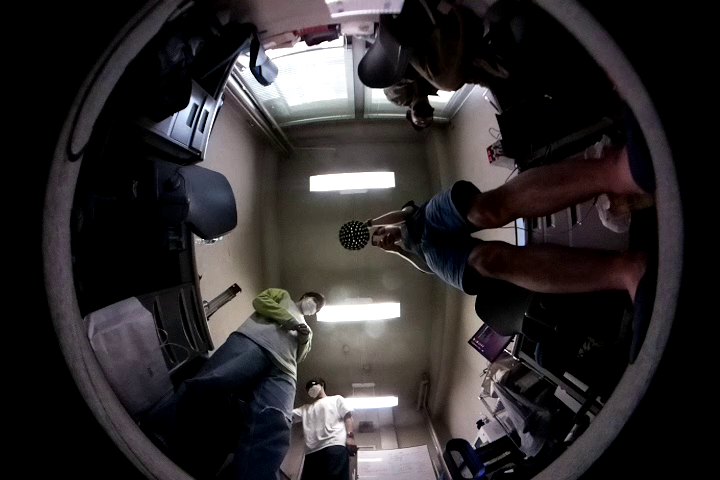
#> input picture Fourier/2021-06-16/img/1.png, 720 x 480 px; its folder holds 4 pictures in this run
$ python allFFT.py
#> lines starting #> are read from the running program, lines starting #| are printed output that depends on the picture
import numpy as np
import matplotlib.pyplot as plt
import cv2
from numpy import fft

# データ数
#N = 500
N = 256

# サンプリング間隔
#dt = 1 / 100
dt = 1 / 30

# 時間軸の作成
t = np.arange(0, N * dt, dt)

# 周波数軸の作成
freq = np.linspace(0, 1.0 / dt, N)
print(freq)

# 画像の読み込み
img = np.array([cv2.imread('./img/' + str(i) + '.png', cv2.IMREAD_GRAYSCALE) for i in range(N)])
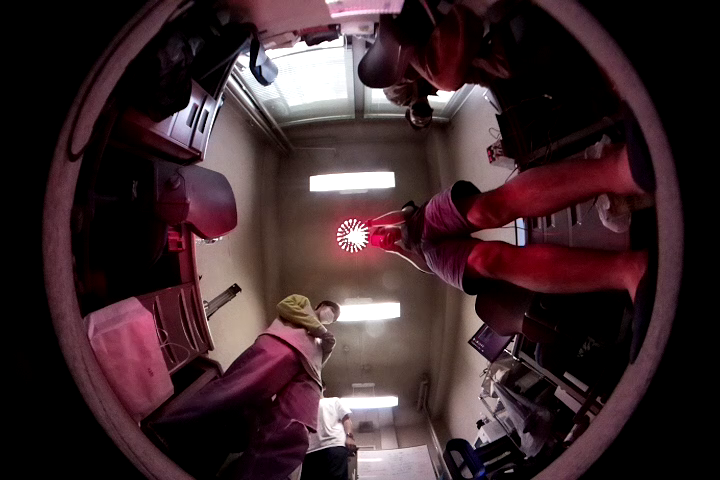
#> input picture Fourier/2021-06-16/img/10.png, 720 x 480 px
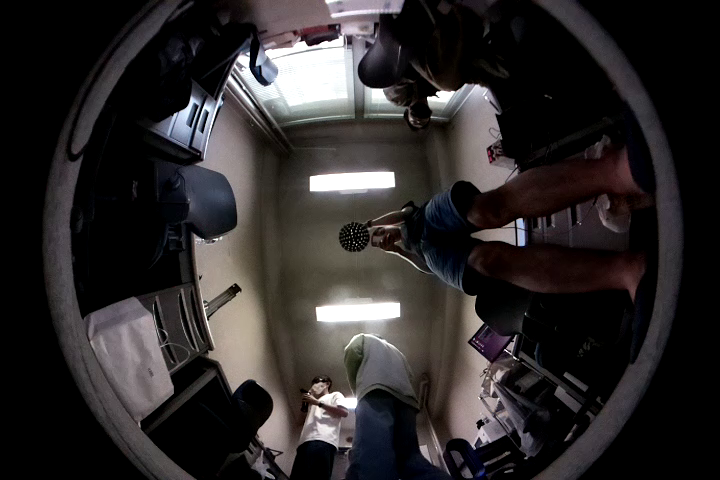
#> input picture Fourier/2021-06-16/img/108.png, 720 x 480 px
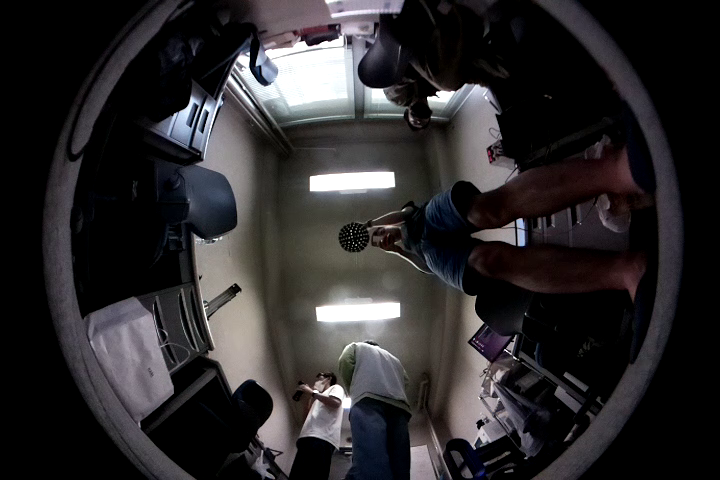
#> input picture Fourier/2021-06-16/img/115.png, 720 x 480 px
#> (the run stopped early here; a loop or call above may not have finished)
